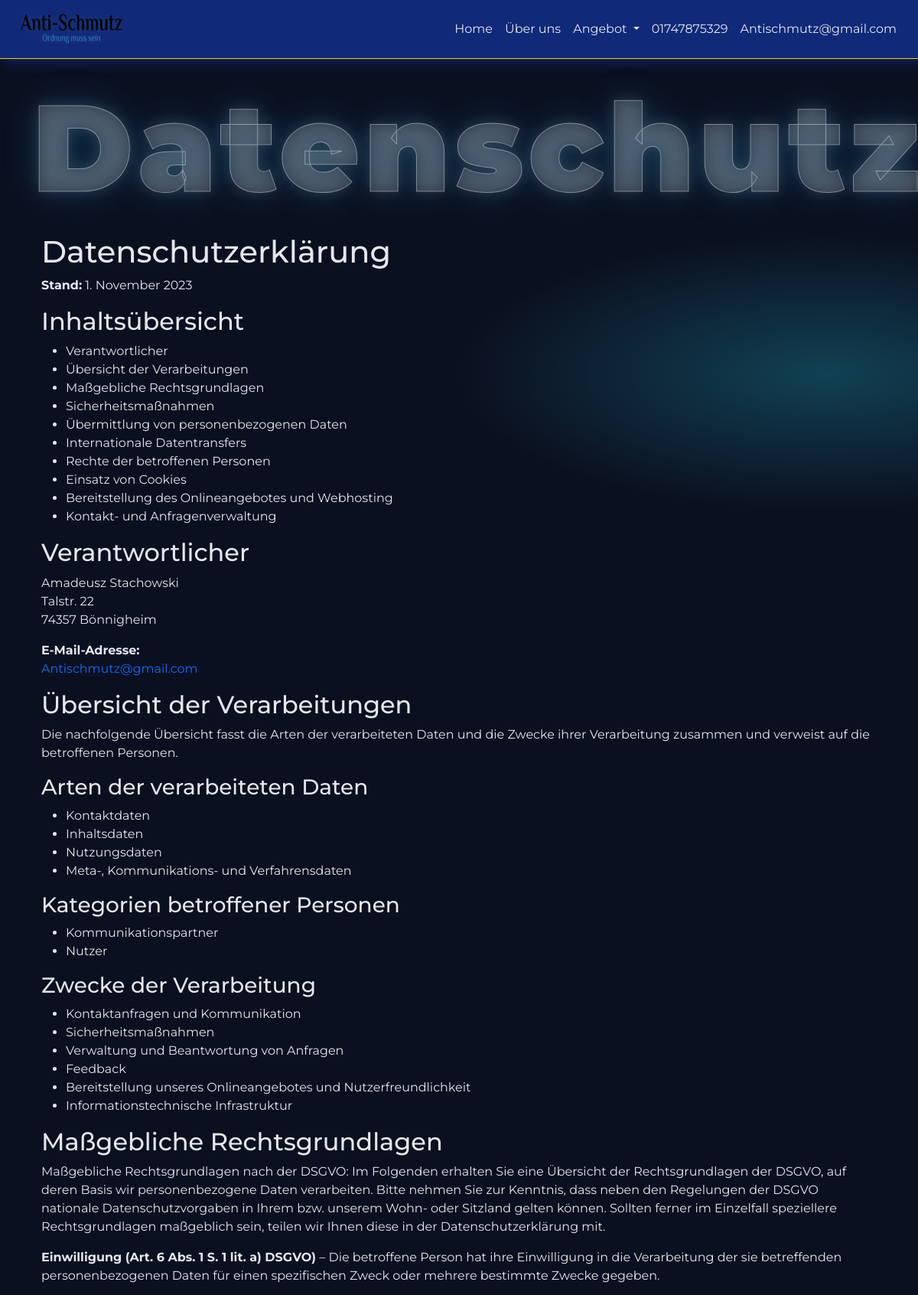
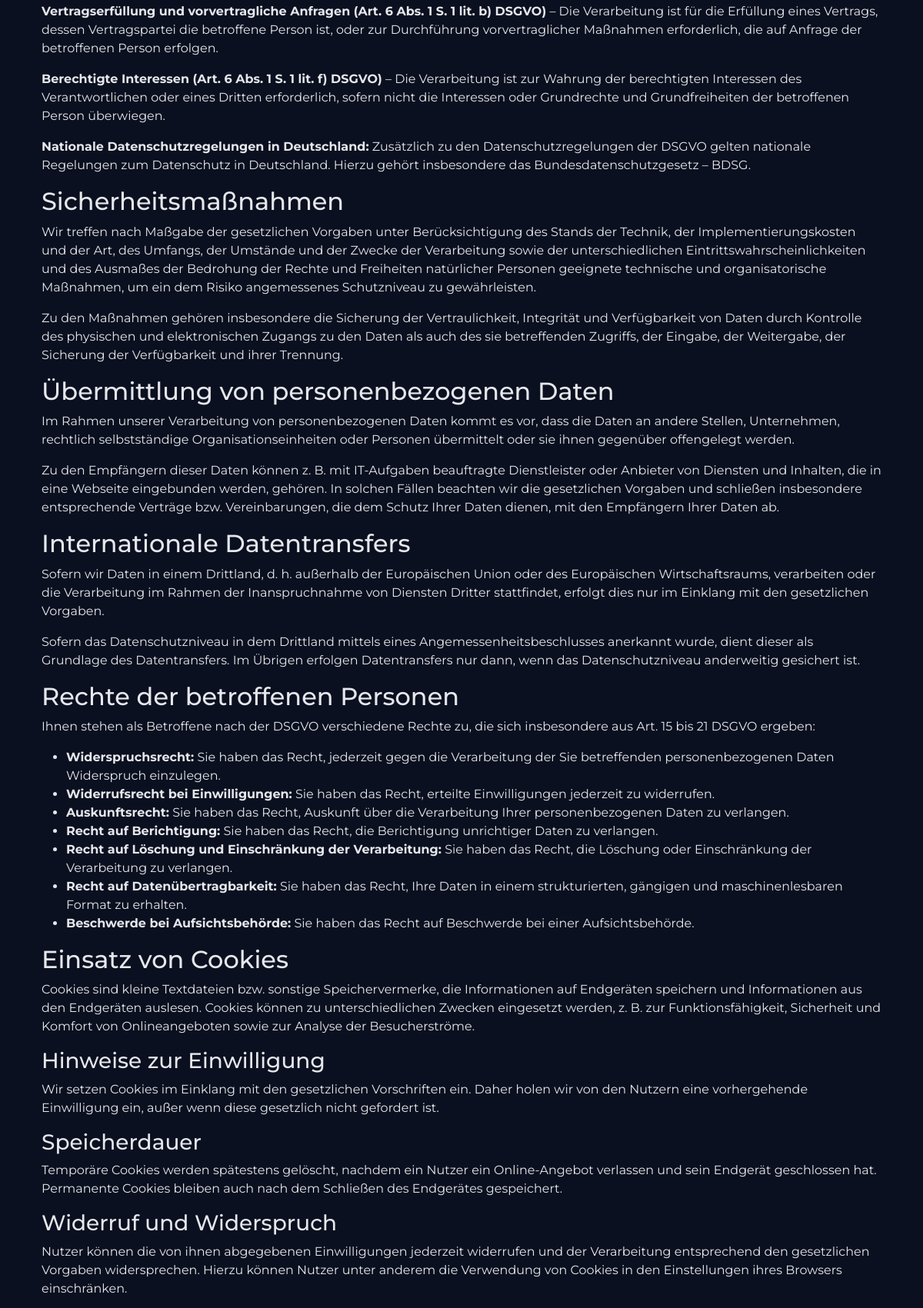
The page /datenschutz/ (upper part) on the database its author committed (2 pictures, top to bottom).
### documents/models.py (models this page shows, shortened)
class CompanyData(models.Model):
    name = models.CharField(
        max_length=255,
        verbose_name="Nazwa firmy",
        blank=True,
        null=True
    )
    address = models.CharField(
        max_length=255,
        verbose_name="adres",
        blank=True,
        null=True
    )
    phone = models.CharField(
        max_length=255,
        verbose_name="numer telefonu",
        blank=True,
        null=True
    )
    email = models.EmailField(
        verbose_name="Email",
        blank=True,
        null=True
    )
    logo = models.ImageField(
        verbose_name="Logo",
        blank=True,
        null=True
    )
    maps = models.TextField(
        verbose_name="Mapa",
        blank=True,
        null=True
    )
    image = models.ImageField(
        verbose_name="banner",
        blank=True,
        null=True
    )
    class Meta:
        verbose_name = "Company Data"
        verbose_name_plural = "Company Data"

class Datenschutz(models.Model):
    content = models.TextField(
        verbose_name="Content",
        blank=True,
        null=True
    )
    class Meta:
        verbose_name = "Datenschutz"
        verbose_name_plural = "Datenschutz"

### documents/views.py (the view)
# urls.py: path("datenschutz/", DatenschutzView.as_view(), name="datenschutz"),
class DatenschutzView(TemplateView):
    template_name = "documents/datenschutz.html"
    def get_context_data(self, **kwargs):
        context = super().get_context_data(**kwargs)
        context["datenschutz"] = Datenschutz.objects.first()
        return context

### services/models.py (called while the page is built)
    def get_absolute_url(self):
        return reverse("service_detail", kwargs={"slug": self.slug})

### src/context.py (called while the page is built)
def global_context(request):
    return {
        'impressum': Impressum.objects.first(),
        'datenschutz': Datenschutz.objects.first(),
        'company': CompanyData.objects.first(),
        'certificates': Certifikat.objects.all(),
        'services': Service.objects.all(),
    }

def current_year(request):
    from datetime import datetime
    return {
        'current_year': datetime.now().year
    }

### templates/documents/datenschutz.html
{% extends "base.html" %}
{% load static %}
{% block content %}
<div class="container">
   <div class="scene">
    <h1>Datenschutz</h1>
   </div>
    <p>{{ datenschutz.content|safe }}</p>
</div>
{% endblock %}

### templates/base.html (shortened to what this page needs)
{% load static %}
<!doctype html>
<html lang="de">
<head>
    <link href="https://cdn.jsdelivr.net/npm/bootstrap@5.3.8/dist/css/bootstrap.min.css" rel="stylesheet">
    <link rel="stylesheet" href="{% static 'css/style.css' %}">
</head>
<body>
<div id="smooth-wrapper">
<div id="smooth-content">
        <nav class="navbar navbar-expand-lg
    bg-body-transparent color-white p-2">
  <div class="container-fluid">
    <a class="navbar-brand" href="">
        <img src="{{company.logo.url}}" width="150" height="50" alt="" class="shadowfilter"></a>
    <div class="collapse navbar-collapse" id="navbarSupportedContent">
      <ul class="navbar-nav me-auto mb-2 mb-lg-0 d-flex justify-content-end w-100">
        <li class="nav-item">
          <a class="nav-link active" aria-current="page" href="{% url 'home' %}">Home</a>
        </li>
        <li class="nav-item">
          <a class="nav-link" href="{% url 'about' %}">
            Über uns</a>
        </li>
        <li class="nav-item dropdown">
          <a class="nav-link dropdown-toggle" href="#" role="button" data-bs-toggle="dropdown" aria-expanded="false">
            Angebot
          </a>
        </li>
        <li class="nav-item">
          <a class="nav-link" href="tel:{{company.phone}}">{{company.phone}}</a>
        </li>
        <li class="nav-item">
          <a class="nav-link" href="mailto:{{company.email}}">{{company.email}}</a>
        </li>
      </ul>
    </div>
  </div>
</nav>
    {% block content %}
    {% endblock %}
</div>
</div>
</body>
</html>

### static/css/style.css (style rules this page uses)
:root { --bg-main: #0b1020; --bg-surface: #121833; --bg-accent: #102978; --text-primary: #e5e7eb; --text-secondary: #a5b4fc; --text-muted: #9ca3af; --text-white: #ffffff; --brand: #6366f1; --brand-soft: rgba(99, 102, 241, 0.15); --yellow-main: #f8d000; --blue-main: #0099ff; --card-bg: rgba(255, 255, 255, 0.03); --card-dark: #161616; --border: rgba(255, 255, 255, 0.08); --accent: #7c5cff; --accent-light: #9c87ff; --shadow-blue: #41465b; }
* { box-sizing: border-box; }
html { max-width: 100%; overflow-x: hidden; }
body { position: relative; min-height: 100vh; width: 100%; max-width: 100vw; margin: 0 auto; overflow-x: hidden !important; overflow-y: scroll; font-family: "Montserrat", sans-serif; color: var(--text-primary); scrollbar-width: thin; scrollbar-color: #3b82c9 #102978; background: radial-gradient(1000px 400px at 20% -10%, rgba(99, 102, 241, 0.25), transparent 60%), radial-gradient(800px 300px at 90% 10%, rgba(34, 211, 238, 0.25), transparent 60%), var(--bg-main); }
a { text-decoration: none; }
.navbar { border-radius: 0; border-bottom: 1px solid var(--yellow-main) !important; background: var(--bg-accent); box-shadow: 6px 6px 12px #0c1f5a, -6px -6px 12px #143396; }
.nav-link { color: var(--text-primary) !important; }
.scene h1 { margin-top: 20px; font-size: clamp(4rem, 14vw, 10rem); font-weight: 900; letter-spacing: 6px; color: rgba(255, 255, 255, 0.15); -webkit-text-stroke: 1px rgba(255, 255, 255, 0.4); text-shadow: 0 0 20px rgba(255, 255, 255, 0.15), 0 0 50px rgba(0, 180, 255, 0.2); backdrop-filter: blur(4px); }
.shadowfilter { -webkit-filter: drop-shadow(0 0 4px rgba(255, 255, 255, 0.1)); transition: all 0.5s linear; }

### rows shown on the page
CompanyData: logo (picture), phone "01747875329", email "Antischmutz@gmail.com"
Datenschutz: content "Datenschutzerklärung Stand: 1. November 2023 Inhaltsübersicht Verantwortlicher Übersicht der Verarbeitungen Maßgebliche Rechtsgrundlagen Sicherheitsmaßnahmen Übermittlung von personenbezogenen Daten Internationale Datentransfers Rechte der betroffenen Personen Einsatz von Cookies Bereitstellung des Onlineangebotes und Webhosting Kontakt- und Anfragenverwaltung Verantwortlicher Amadeusz Stachowski Talstr. 22 74357 Bönnigheim E-Mail-Adresse: Antischmutz@gmail.com Übersicht der Verarbeitungen Die nachfolgende Übersicht fasst die Arten der verarbeiteten Daten und die Zwecke ihrer Verarbeitung zusammen und verweist auf die betroffenen Personen. Arten der verarbeiteten Daten Kontaktdaten…"
